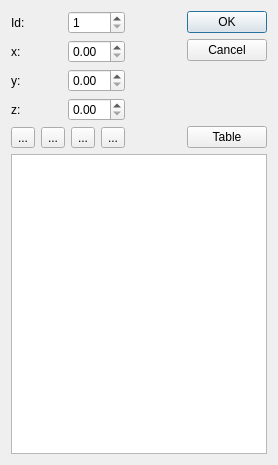
<?xml version="1.0" encoding="UTF-8"?>
<ui version="4.0">
 <class>Gui::VectorListEditor</class>
 <widget class="QDialog" name="Gui::VectorListEditor">
  <property name="geometry">
   <rect>
    <x>0</x>
    <y>0</y>
    <width>288</width>
    <height>479</height>
   </rect>
  </property>
  <property name="windowTitle">
   <string>Vectors</string>
  </property>
  <layout class="QGridLayout" name="gridLayout_3">
   <property name="sizeConstraint">
    <enum>QLayout::SetFixedSize</enum>
   </property>
   <item row="0" column="0">
    <layout class="QGridLayout" name="gridLayout_2">
     <item row="0" column="0">
      <widget class="QLabel" name="label">
       <property name="text">
        <string notr="true">Id:</string>
       </property>
      </widget>
     </item>
     <item row="0" column="1">
      <widget class="QSpinBox" name="spinBox">
       <property name="minimum">
        <number>1</number>
       </property>
      </widget>
     </item>
     <item row="1" column="0">
      <widget class="QLabel" name="label_2">
       <property name="text">
        <string notr="true">x:</string>
       </property>
      </widget>
     </item>
     <item row="1" column="1">
      <widget class="PrefDoubleSpinBox" name="coordX"/>
     </item>
     <item row="2" column="0">
      <widget class="QLabel" name="label_3">
       <property name="text">
        <string notr="true">y:</string>
       </property>
      </widget>
     </item>
     <item row="2" column="1">
      <widget class="PrefDoubleSpinBox" name="coordY"/>
     </item>
     <item row="3" column="0">
      <widget class="QLabel" name="label_4">
       <property name="text">
        <string notr="true">z:</string>
       </property>
      </widget>
     </item>
     <item row="3" column="1">
      <widget class="PrefDoubleSpinBox" name="coordZ"/>
     </item>
    </layout>
   </item>
   <item row="0" column="1">
    <spacer name="horizontalSpacer_2">
     <property name="orientation">
      <enum>Qt::Horizontal</enum>
     </property>
     <property name="sizeHint" stdset="0">
      <size>
       <width>47</width>
       <height>20</height>
      </size>
     </property>
    </spacer>
   </item>
   <item row="0" column="2" rowspan="2">
    <layout class="QVBoxLayout" name="verticalLayout">
     <item>
      <widget class="QDialogButtonBox" name="buttonBox">
       <property name="orientation">
        <enum>Qt::Vertical</enum>
       </property>
       <property name="standardButtons">
        <set>QDialogButtonBox::Cancel|QDialogButtonBox::Ok</set>
       </property>
      </widget>
     </item>
     <item>
      <spacer name="horizontalSpacer">
       <property name="orientation">
        <enum>Qt::Vertical</enum>
       </property>
       <property name="sizeHint" stdset="0">
        <size>
         <width>20</width>
         <height>17</height>
        </size>
       </property>
      </spacer>
     </item>
     <item>
      <widget class="QPushButton" name="pushButton">
       <property name="text">
        <string>Table</string>
       </property>
       <property name="checkable">
        <bool>true</bool>
       </property>
      </widget>
     </item>
    </layout>
   </item>
   <item row="1" column="0">
    <layout class="QHBoxLayout" name="horizontalLayout">
     <item>
      <widget class="QToolButton" name="toolButtonMouse">
       <property name="text">
        <string notr="true">...</string>
       </property>
       <property name="icon">
        <iconset resource="Icons/resource.qrc">
         <normaloff>:/icons/mouse_pointer.svg</normaloff>:/icons/mouse_pointer.svg</iconset>
       </property>
      </widget>
     </item>
     <item>
      <widget class="QToolButton" name="toolButtonAdd">
       <property name="text">
        <string notr="true">...</string>
       </property>
       <property name="icon">
        <iconset resource="Icons/resource.qrc">
         <normaloff>:/icons/list-add.svg</normaloff>:/icons/list-add.svg</iconset>
       </property>
      </widget>
     </item>
     <item>
      <widget class="QToolButton" name="toolButtonRemove">
       <property name="text">
        <string notr="true">...</string>
       </property>
       <property name="icon">
        <iconset resource="Icons/resource.qrc">
         <normaloff>:/icons/list-remove.svg</normaloff>:/icons/list-remove.svg</iconset>
       </property>
      </widget>
     </item>
     <item>
      <widget class="QToolButton" name="toolButtonAccept">
       <property name="text">
        <string notr="true">...</string>
       </property>
       <property name="icon">
        <iconset resource="Icons/resource.qrc">
         <normaloff>:/icons/edit_OK.svg</normaloff>:/icons/edit_OK.svg</iconset>
       </property>
      </widget>
     </item>
    </layout>
   </item>
   <item row="2" column="0" colspan="3">
    <widget class="QWidget" name="widget">
     <property name="minimumSize">
      <size>
       <width>0</width>
       <height>300</height>
      </size>
     </property>
     <layout class="QGridLayout" name="gridLayout">
      <property name="leftMargin">
       <number>0</number>
      </property>
      <property name="topMargin">
       <number>0</number>
      </property>
      <property name="rightMargin">
       <number>0</number>
      </property>
      <property name="bottomMargin">
       <number>0</number>
      </property>
      <item row="0" column="0">
       <widget class="QTableView" name="tableWidget">
        <attribute name="horizontalHeaderDefaultSectionSize">
         <number>80</number>
        </attribute>
       </widget>
      </item>
     </layout>
    </widget>
   </item>
  </layout>
 </widget>
 <customwidgets>
  <customwidget>
   <class>PrefDoubleSpinBox</class>
   <extends>QDoubleSpinBox</extends>
   <header>PrefWidgets.h</header>
  </customwidget>
 </customwidgets>
 <tabstops>
  <tabstop>spinBox</tabstop>
  <tabstop>coordX</tabstop>
  <tabstop>coordY</tabstop>
  <tabstop>coordZ</tabstop>
  <tabstop>toolButtonMouse</tabstop>
  <tabstop>toolButtonAdd</tabstop>
  <tabstop>toolButtonRemove</tabstop>
  <tabstop>toolButtonAccept</tabstop>
  <tabstop>tableWidget</tabstop>
  <tabstop>pushButton</tabstop>
 </tabstops>
 <resources>
  <include location="Icons/resource.qrc"/>
 </resources>
 <connections>
  <connection>
   <sender>pushButton</sender>
   <signal>toggled(bool)</signal>
   <receiver>widget</receiver>
   <slot>setVisible(bool)</slot>
   <hints>
    <hint type="sourcelabel">
     <x>44</x>
     <y>159</y>
    </hint>
    <hint type="destinationlabel">
     <x>51</x>
     <y>249</y>
    </hint>
   </hints>
  </connection>
 </connections>
</ui>
